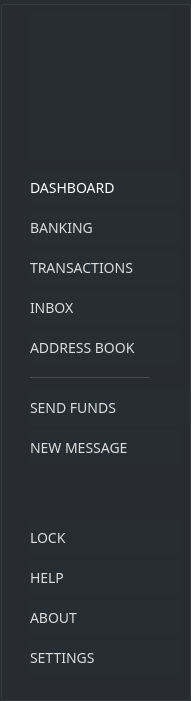
     <widget class="QGroupBox" name="leftMenu">
      <property name="geometry">
       <rect>
        <x>0</x>
        <y>1</y>
        <width>191</width>
        <height>701</height>
       </rect>
      </property>
      <property name="styleSheet">
       <string notr="true">background-color: #282d31; border-right: 1px solid #444;</string>
      </property>
      <property name="title">
       <string/>
      </property>
      <widget class="QPushButton" name="m_bankingButton">
       <property name="geometry">
        <rect>
         <x>10</x>
         <y>210</y>
         <width>171</width>
         <height>35</height>
        </rect>
       </property>
       <property name="font">
        <font>
         <family>Poppins</family>
         <pointsize>-1</pointsize>
        </font>
       </property>
       <property name="styleSheet">
        <string notr="true">QPushButton#m_bankingButton {
text-align: left; color: #ddd; margin-left: 20px;
font-family: Poppins;
font-size: 14px;
border: none;
}

QPushButton#m_bankingButton:hover {
text-align: left; color: orange; margin-left: 20px;
font-family: Poppins;
font-size: 14px;
border: none;
  }</string>
       </property>
       <property name="text">
        <string>BANKING</string>
       </property>
       <property name="iconSize">
        <size>
         <width>18</width>
         <height>18</height>
        </size>
       </property>
      </widget>
      <widget class="QPushButton" name="m_messagesButton">
       <property name="geometry">
        <rect>
         <x>10</x>
         <y>290</y>
         <width>171</width>
         <height>35</height>
        </rect>
       </property>
       <property name="font">
        <font>
         <family>Poppins</family>
         <pointsize>-1</pointsize>
        </font>
       </property>
       <property name="styleSheet">
        <string notr="true">QPushButton#m_messagesButton {
text-align: left; color: #ddd; margin-left: 20px;
font-family: Poppins;
font-size: 14px;
border: none;
}

QPushButton#m_messagesButton:hover {
text-align: left; color: orange; margin-left: 20px;
font-family: Poppins;
font-size: 14px;
border: none;
  }</string>
       </property>
       <property name="text">
        <string>INBOX</string>
       </property>
       <property name="iconSize">
        <size>
         <width>18</width>
         <height>18</height>
        </size>
       </property>
      </widget>
      <widget class="QPushButton" name="m_about">
       <property name="geometry">
        <rect>
         <x>10</x>
         <y>600</y>
         <width>171</width>
         <height>35</height>
        </rect>
       </property>
       <property name="font">
        <font>
         <family>Poppins</family>
         <pointsize>-1</pointsize>
        </font>
       </property>
       <property name="styleSheet">
        <string notr="true">QPushButton#m_about {
text-align: left; color: #ddd; margin-left: 20px;
font-family: Poppins;
font-size: 14px;
border: none;
}

QPushButton#m_about:hover {
text-align: left; color: orange; margin-left: 20px;
font-family: Poppins;
border: none;
font-size: 14px;
  }</string>
       </property>
       <property name="text">
        <string>ABOUT</string>
       </property>
       <property name="iconSize">
        <size>
         <width>18</width>
         <height>18</height>
        </size>
       </property>
      </widget>
      <widget class="QPushButton" name="m_transactionButton">
       <property name="geometry">
        <rect>
         <x>10</x>
         <y>250</y>
         <width>171</width>
         <height>35</height>
        </rect>
       </property>
       <property name="font">
        <font>
         <family>Poppins</family>
         <pointsize>-1</pointsize>
        </font>
       </property>
       <property name="styleSheet">
        <string notr="true">QPushButton#m_transactionButton {
text-align: left; color: #ddd; margin-left: 20px;
font-family: Poppins;
font-size: 14px;
border: none;
}

QPushButton#m_transactionButton:hover {
text-align: left; color: orange; margin-left: 20px;
font-family: Poppins;
font-size: 14px;
border: none;
  }</string>
       </property>
       <property name="text">
        <string>TRANSACTIONS</string>
       </property>
       <property name="iconSize">
        <size>
         <width>18</width>
         <height>18</height>
        </size>
       </property>
      </widget>
      <widget class="QPushButton" name="m_settingsButton">
       <property name="geometry">
        <rect>
         <x>10</x>
         <y>640</y>
         <width>171</width>
         <height>35</height>
        </rect>
       </property>
       <property name="font">
        <font>
         <family>Poppins</family>
         <pointsize>-1</pointsize>
        </font>
       </property>
       <property name="styleSheet">
        <string notr="true">QPushButton#m_settingsButton {
text-align: left; color: #ddd; margin-left: 20px;
font-family: Poppins;
border: none;
font-size: 14px;
}

QPushButton#m_settingsButton:hover {
text-align: left; color: orange; margin-left: 20px;
font-family: Poppins;
border: none;
font-size: 14px;
  }</string>
       </property>
       <property name="text">
        <string>SETTINGS</string>
       </property>
       <property name="iconSize">
        <size>
         <width>18</width>
         <height>18</height>
        </size>
       </property>
      </widget>
      <widget class="QPushButton" name="m_dashboardButton">
       <property name="geometry">
        <rect>
         <x>10</x>
         <y>170</y>
         <width>171</width>
         <height>35</height>
        </rect>
       </property>
       <property name="font">
        <font>
         <family>Poppins</family>
         <pointsize>-1</pointsize>
         <weight>50</weight>
         <bold>false</bold>
        </font>
       </property>
       <property name="styleSheet">
        <string notr="true">QPushButton#m_dashboardButton {
text-align: left; 
color: #fff; 
margin-left: 20px;
font-family: Poppins;
font-weight: normal;
font-size: 14px;
border: none;
}

QPushButton#m_dashboardButton:hover {
text-align: left; color: orange; 
margin-left: 20px;
font-family: Poppins;
border: none;
font-size: 14px;
  }</string>
       </property>
       <property name="text">
        <string>DASHBOARD</string>
       </property>
       <property name="iconSize">
        <size>
         <width>18</width>
         <height>18</height>
        </size>
       </property>
      </widget>
      <widget class="QPushButton" name="m_addressBookButton_2">
       <property name="geometry">
        <rect>
         <x>10</x>
         <y>330</y>
         <width>171</width>
         <height>35</height>
        </rect>
       </property>
       <property name="font">
        <font>
         <family>Poppins</family>
         <pointsize>-1</pointsize>
        </font>
       </property>
       <property name="styleSheet">
        <string notr="true">QPushButton#m_addressBookButton_2 {
text-align: left; color: #ddd; margin-left: 20px;
font-family: Poppins;
font-size: 14px;
border: none;
}

QPushButton#m_addressBookButton_2:hover {
text-align: left; color: orange; margin-left: 20px;
font-family: Poppins;
font-size: 14px;
border: none;
  }</string>
       </property>
       <property name="text">
        <string>ADDRESS BOOK</string>
       </property>
       <property name="iconSize">
        <size>
         <width>18</width>
         <height>18</height>
        </size>
       </property>
      </widget>
      <widget class="QPushButton" name="m_lockWalletButton">
       <property name="geometry">
        <rect>
         <x>10</x>
         <y>520</y>
         <width>171</width>
         <height>35</height>
        </rect>
       </property>
       <property name="font">
        <font>
         <family>Poppins</family>
         <pointsize>-1</pointsize>
        </font>
       </property>
       <property name="styleSheet">
        <string notr="true">QPushButton#m_lockWalletButton {
text-align: left; color: #ddd; margin-left: 20px;
font-family: Poppins;
font-size: 14px;
border: none;
}

QPushButton#m_lockWalletButton:hover {
text-align: left; color: orange; margin-left: 20px;
font-family: Poppins;
border: none;
font-size: 14px;
  }</string>
       </property>
       <property name="text">
        <string>LOCK</string>
       </property>
       <property name="iconSize">
        <size>
         <width>18</width>
         <height>18</height>
        </size>
       </property>
      </widget>
      <widget class="QPushButton" name="m_newTransferButton">
       <property name="geometry">
        <rect>
         <x>10</x>
         <y>390</y>
         <width>180</width>
         <height>35</height>
        </rect>
       </property>
       <property name="minimumSize">
        <size>
         <width>180</width>
         <height>31</height>
        </size>
       </property>
       <property name="maximumSize">
        <size>
         <width>600</width>
         <height>60</height>
        </size>
       </property>
       <property name="font">
        <font>
         <family>Poppins</family>
         <pointsize>-1</pointsize>
        </font>
       </property>
       <property name="styleSheet">
        <string notr="true">QPushButton#m_newTransferButton {
text-align: left; color: #ddd; margin-left: 20px;
font-family: Poppins;
font-size: 14px;
border: none;
}


QPushButton#m_newTransferButton:hover {
text-align: left; color: orange; margin-left: 20px;
font-family: Poppins;
font-size: 14px;
border: none;
  }</string>
       </property>
       <property name="text">
        <string>SEND FUNDS</string>
       </property>
      </widget>
      <widget class="QPushButton" name="m_newMessageButton">
       <property name="geometry">
        <rect>
         <x>10</x>
         <y>430</y>
         <width>171</width>
         <height>35</height>
        </rect>
       </property>
       <property name="minimumSize">
        <size>
         <width>131</width>
         <height>31</height>
        </size>
       </property>
       <property name="maximumSize">
        <size>
         <width>200</width>
         <height>60</height>
        </size>
       </property>
       <property name="font">
        <font>
         <family>Poppins</family>
         <pointsize>-1</pointsize>
        </font>
       </property>
       <property name="styleSheet">
        <string notr="true">QPushButton#m_newMessageButton {
text-align: left; color: #ddd; margin-left: 20px;
font-family: Poppins;
font-size: 14px;
border: none;
}

QPushButton#m_newMessageButton:hover {
text-align: left; color: orange; margin-left: 20px;
font-family: Poppins;
font-size: 14px;
border: none;
  }
</string>
       </property>
       <property name="text">
        <string>NEW MESSAGE</string>
       </property>
      </widget>
      <widget class="QLabel" name="label_42">
       <property name="geometry">
        <rect>
         <x>30</x>
         <y>10</y>
         <width>141</width>
         <height>151</height>
        </rect>
       </property>
       <property name="styleSheet">
        <string notr="true">border: none;</string>
       </property>
       <property name="text">
        <string/>
       </property>
       <property name="pixmap">
        <pixmap resource="../../resources.qrc">:/images/images/FTSCoin.png</pixmap>
       </property>
      </widget>
      <widget class="QPushButton" name="m_helpButton">
       <property name="geometry">
        <rect>
         <x>10</x>
         <y>560</y>
         <width>171</width>
         <height>35</height>
        </rect>
       </property>
       <property name="font">
        <font>
         <family>Poppins</family>
         <pointsize>-1</pointsize>
        </font>
       </property>
       <property name="styleSheet">
        <string notr="true">QPushButton#m_helpButton {
text-align: left; color: #ddd; margin-left: 20px;
font-family: Poppins;
font-size: 14px;
border: none;
}

QPushButton#m_helpButton:hover {
text-align: left; color: orange; margin-left: 20px;
font-family: Poppins;
border: none;
font-size: 14px;
  }</string>
       </property>
       <property name="text">
        <string>HELP</string>
       </property>
       <property name="iconSize">
        <size>
         <width>18</width>
         <height>18</height>
        </size>
       </property>
      </widget>
      <widget class="Line" name="line_2">
       <property name="geometry">
        <rect>
         <x>30</x>
         <y>377</y>
         <width>120</width>
         <height>1</height>
        </rect>
       </property>
       <property name="styleSheet">
        <string notr="true">background-color: #444;</string>
       </property>
       <property name="orientation">
        <enum>Qt::Horizontal</enum>
       </property>
      </widget>
     </widget>
